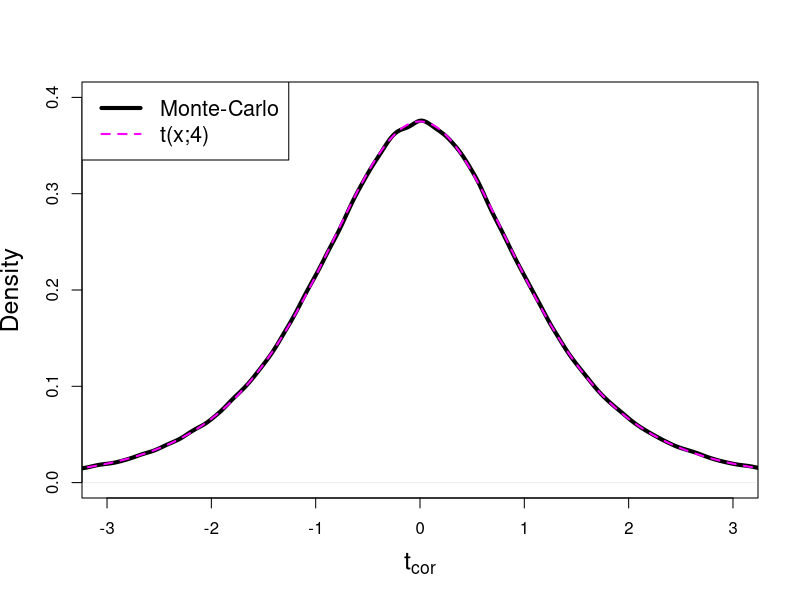

Reproduce this figure in R.
print('file: CorTestMCtPDF.R')
# Significant correlations: t_cor following t-dist.? small n: n=6
set.seed(1953)
M = 1e6   # number of Monte Carlo runs
n = 6      # sample size
tcor = numeric(M)
for (m in 1:M) {x=rnorm(n); y=rnorm(n); r=cor(x,y); tcor[m]=r/sqrt((1-r^2)/(n-2))}
# png('MCsigN6Cor170710.png',width=16,height=16,units='cm',res=300)
plot(density(tcor,from=-3.5,to=3.5),lwd=4,col='black',xlim=c(-3,3),ylim=c(0,0.4),
     xlab=expression(t[cor]),main='',cex.lab=1.5)
xp = seq(-3.5,3.5,0.01)
lines(xp,dt(xp,df=n-2),col='magenta',lwd=2,lty=2)
legend('topleft',legend=c('Monte-Carlo','t(x;4)'),col=c('black','magenta'),lty=c(1,2),
       lwd=c(4,2),cex=1.3)
# dev.off()
# ----------------------------------------------------------------
# Remarks:
# Monte-Carlo simulation takes about 1 minute.
# ----------------------------------------------------------------
